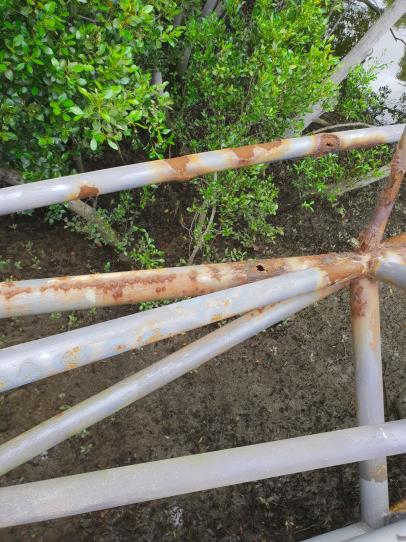
//> input picture corrodedAreaDetection/data/image1.jpg, 406 x 542 px
$ ./corrodedAreaDetection   (built with g++ and OpenCV 4)
//> lines starting //> are read from the running program, lines starting //| are printed output that depends on the picture
#include "opencv2/imgcodecs.hpp"
#include "opencv2/highgui/highgui.hpp"
#include "opencv2/imgproc/imgproc.hpp"
#include "opencv2/imgcodecs.hpp"
#include <iostream>
#include <stdio.h>
#include <stdlib.h>
#include <list>

using namespace cv;
using namespace std;

Mat src, imBin,dst,src_cpy,patchMat,finalMat, test;
int MAX_KERNEL_LENGTH = 31;
int thresh = 180;
int max_thresh = 255;
int DELAY_CAPTION = 1500;
int DELAY_BLUR = 100;
int s = 0,t=0,totrow,totcol;
char window_name[] = "Corrosion Detector";
double  mythreshold;
int threshold_value,totalArea=0,corrodedArea=0;


void thresh_callback(int, void*); //funtion for basic threshhold for opencv
void hsvConversion(Mat src,int value); //convert each pixel to hsv
double GLCM(Mat &img,Mat &clrImg); //calculate the GLCM
void getGlcm(Mat &img, Mat &src,int value); //creating patches for  GLCM

void joinmatrix(Mat &src);

int main()
{
	Mat src_gray;
	string imgname;
	double value;


	cout << "Welcome to Corrosion detector by pirashanth!" << endl;                //user display
	cout << "There are image names given below and type one of them!" << endl;                //user display
	cout << "image1.jpg" << endl;
	cout << "image2.jpg" << endl;
	cout << "image3.jpg" << endl;
	cout << "image4.jpg" << endl;
	cout << "image5.jpg" << endl;
	cout << "image6.jpg" << endl;
	cout << "image7.jpg" << endl;
	cout << "image8.jpg" << endl;
	cout << "image9.jpg" << endl;
	cout << "Enter the Image name : (Example :- image1.jpg)" << endl;
	cin >> imgname;													 // user input
//> the answer given: ../data/image1.jpg
	string imageName("../data/" + imgname);
	cout << "Enter the Threshold value : (Example :- 0.05)" << endl;
	cin >> mythreshold;
//> the answer given: 100
	src = imread(imageName.c_str(), 1);				//read the image
//> src is the input picture: 542 rows x 406 cols, CV_8UC3; mean B, G, R 92.1, 116.2, 112.2
	if (src.empty())
	{
		cerr << "No image found in the folder ..." << endl;
		return -1;
	}
	/// Applying Median blur
	medianBlur(src, src, 3);
	totrow = src.rows;
//> totrow = 542
	totcol = src.cols;
//> totcol = 406
	totalArea = totrow * totcol;
//> totalArea = 220052
	cvtColor(src, src_gray, COLOR_BGR2GRAY); //convert input image to Gray scale image for getting GLCM
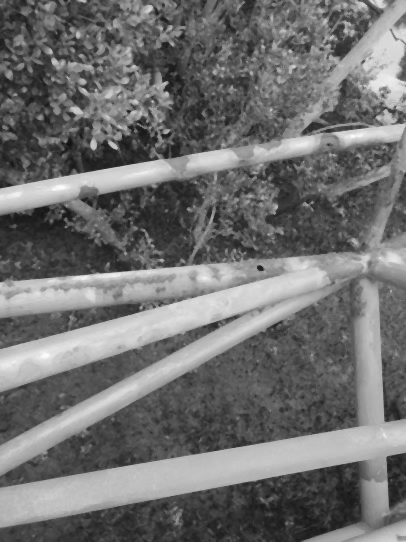
//> src_gray: 542 rows x 406 cols, CV_8UC1; min 18, max 253, mean 112.1
	getGlcm(src_gray, src,1);
	//src_cpy = src.clone();
	float corrodedpercentage = corrodedArea * 100 / totalArea;
	cout << "Corrotion Percentage :" << corrodedArea * 100 << "/"<<totalArea << endl;

	/*namedWindow("Image", WINDOW_AUTOSIZE);
	imshow("Image", src);*/
	waitKey(0);
	return 0;

}

void hsvConversion(Mat patchsrc,int value) {    //function for the HSV colour convertion of each pixels of the selected patches from GLCM
	Mat hsv(patchsrc.rows, patchsrc.cols, patchsrc.type());
	if (value == 1) {
		int total_corrosion = 0;
		int corrosionPercentage = 0;
		float r, g, b, h = 0.0f, s, in, v;
		int minv = 50, minsat = 50, maxv = 200;

		int huebins = 180, satbins = 256;
		int sizeOfHist[] = { huebins, satbins };
		// hue varies from 0 to 179, see cvtColor
		float hueranges[] = { 0, 180 };
		// saturation varies from 0 (black-gray-white) to
		// 255 (pure spectrum color)
		float satranges[] = { 0, 256 };
		const float* mainranges[] = { hueranges, satranges };
		MatND histMat;
		// we compute the histogram from the 0-th and 1-st channels
		int histchannels[] = { 0, 1 };
		double value;
		calcHist(&patchsrc, 1, histchannels, Mat(), // do not use mask
			histMat, 2, sizeOfHist, mainranges,
			true, // the histogram is uniform
			false);
		double maxValue = 0;
		minMaxLoc(histMat, 0, &maxValue, 0, 0);


		for (int i = 0; i < patchsrc.rows; i++)
		{
			for (int j = 0; j < patchsrc.cols; j++)
			{
				corrodedArea++;
				b = patchsrc.at<Vec3b>(i, j)[0];
				g = patchsrc.at<Vec3b>(i, j)[1];
				r = patchsrc.at<Vec3b>(i, j)[2];//RGB values of the each pixels

				in = (b + g + r) / 3;			//calculation of I

				int min_val = 0;
				min_val = std::min(r, std::min(b, g));
				v = min_val;					//calcuation of the value
				s = 1 - 3 * (min_val / (b + g + r));	//saturation value
				//cout << "computed s is :" << s << endl;

				if (s < 0.00001)
				{
					s = 0;
				}
				else if (s > 0.99999) {
					s = 1;
				}
				total_corrosion = s + total_corrosion;
				if (s != 0)
				{
					h = 0.5 * ((r - g) + (r - b)) / sqrt(((r - g)*(r - g)) + ((r - b)*(g - b)));
					h = acos(h);		//Hue value

					if (b <= g)
					{
						h = h;
					}
					else {
						h = ((360 * 3.14159265) / 180.0) - h;
					}
				}
				//if pixel black or white those are not corroded pixels
				if (v < minv || v>maxv&&s< minsat) {//avoiding the black and white pixels.
					hsv.at<Vec3b>(i, j)[2] = b;
					hsv.at<Vec3b>(i, j)[1] = g;
					hsv.at<Vec3b>(i, j)[0] = r;
					corrodedArea--;
				}
				else {//rest of the pixels considered as corroioded pixels and sending it for the HS Histogram value
					float binVal = histMat.at<float>(i, j);
					int intensity = cvRound(binVal * 255 / maxValue);

					/*hsv.at<Vec3b>(i, j)[2] = b;
					hsv.at<Vec3b>(i, j)[1] = g;
					hsv.at<Vec3b>(i, j)[0] = r;*/
					if ( binVal>0) {
						hsv.at<Vec3b>(i, j)[2] = (h * 180) / 3.14159265;
						hsv.at<Vec3b>(i, j)[1] = s * 100;
						hsv.at<Vec3b>(i, j)[0] = in;
						//cout << binVal << endl;

					}
					else {
						hsv.at<Vec3b>(i, j)[2] = b;
						hsv.at<Vec3b>(i, j)[1] = g;
						hsv.at<Vec3b>(i, j)[0] = r;
						corrodedArea--;
					}
				}
			}
		}
		patchMat = hsv;//replacing HSV patch with the previous patch
	}
	else {
		patchMat = patchsrc; //rest of them became as it was
	}

	waitKey(0);
	joinmatrix(patchMat);  //fuction for joining every patches together
}

void thresh_callback(int, void*)
{
	threshold(src, imBin, thresh, max_thresh, THRESH_BINARY);
	imshow("Result", imBin);
}

double  GLCM(Mat &img,Mat &clrimg)
{
	double energy = 0;
	int row = img.rows, col = img.cols;
	Mat gl = Mat::zeros(256, 256, CV_32F); //creating Mat with 0 value

	//creating glcm matrix with 256 levels,radius=1 and in the horizontal direction
	for (int i = 0; i < row; i++)
		for (int j = 0; j < col - 1; j++)
			gl.at<float>(img.at<uchar>(i, j), img.at<uchar>(i, j + 1)) = gl.at<float>(img.at<uchar>(i, j), img.at<uchar>(i, j + 1)) + 1;

	// normalizing glcm matrix for parameter determination
	gl = gl + gl.t();
	gl = gl / sum(gl)[0];


	for (int i = 0; i < 256; i++)
		for (int j = 0; j < 256; j++)
		{
			energy = energy + gl.at<float>(i, j)*gl.at<float>(i, j);            //finding energy parameter
		}
	energy = sqrt(energy);
	if (energy < mythreshold) { //if the energy is lesser than threshhold value  it will forword into HSV coverstion colour
		hsvConversion(clrimg,1);
	}
	else {

		hsvConversion(clrimg, 0);//else it will go in the HSV function and it will never be run as HSV covertion
	}
	waitKey();
	return energy;
}

void getGlcm(Mat &img,Mat &srcImg,int value) { //it is a function for creating patches for the each loop
//> called with value = 1
	Mat displayImg = img.clone();
	cv::Mat dst;
	if (value == 1) {
		int row = img.rows, col = img.cols;
//> row = 542; col = 406
		Mat dest(row, col, CV_64F);
		int location[1024][2];

		for (int y = 16; y < row - 16; y += 32) {
			for (int x = 16; x < col - 16; x += 32) {
				Mat subimg = Mat(img, Rect(x - 16, y - 16, 32, 32));  //take a 32x32 subimage
				Mat clrImg = Mat(srcImg, Rect(x - 16, y - 16, 32, 32));
				double feature = GLCM(subimg, clrImg);  //get the energy (or other feature) for this window
				dest.at<double>(y, x) = feature;
				cv::transpose(finalMat, dst);//transposing a  finalMat patch to another Mat
				cv::flip(dst, dst, -1); //flipping that matrix for joining into a image

			}
			s = 0;
			test.push_back(dst); //the patch is pusing inti test matrix
			dst.release();//after it got pushed it will become empty
			finalMat.release();//also final Mat patch will become empty too
		}
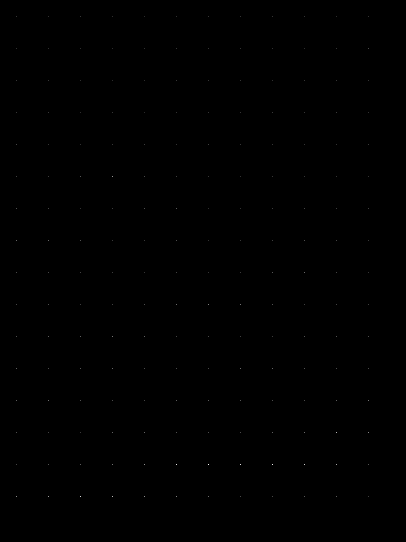
//> dest: 542 rows x 406 cols, CV_64FC1; min 0, max 0.164, mean 4.41e-05; drawn with min black and max white
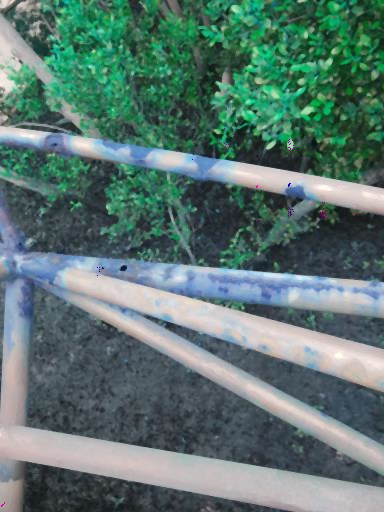
//> test: 512 rows x 384 cols, CV_8UC3; mean B, G, R 112.9, 117.9, 91.5
		Mat huvMat;
		//cv::transpose(test, huvMat);
		flip(test, huvMat, +1);
		imshow("Rust image", huvMat);
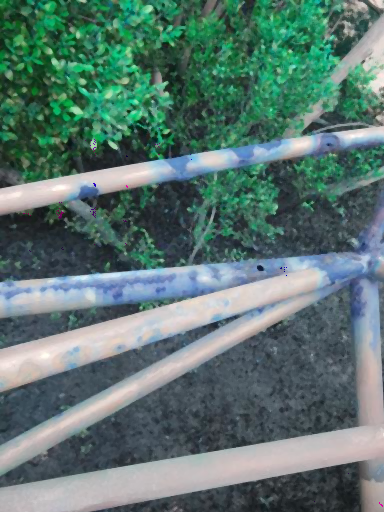
//> window 'Rust image': 512 rows x 384 cols, CV_8UC3; mean B, G, R 112.9, 117.9, 91.5
//| Corrotion Percentage :13300/220052

	}
}


void joinmatrix(Mat &src) {
	Mat myflip; // flip the matrix inorder to push the matrix.
	cv::transpose(src, myflip);
	cv::flip(myflip, myflip, 1);
	if (s < totcol / 32) {
		finalMat.push_back(myflip);//push back function only will allow to push bottom of the matix in order to solve the issue i fliped in and pushing it
		s++;
	}
}
